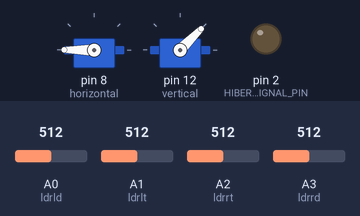
This sketch was run on a simulated Arduino Uno, built with avr-gcc and run on an emulated ATmega328P. Shown: 2 × servo, output pins drawn as LEDs (lit = HIGH). Inputs (shaded band) come from the test bench; at power-on: A0 (ldrld) = 512, A3 (ldrrd) = 512, A1 (ldrlt) = 512, A2 (ldrrt) = 512.

Above: at 3.7 s.
3.8 s: A0 (ldrld) set to 683
5.3 s: A0 (ldrld) set to 709
At 5.46 s:
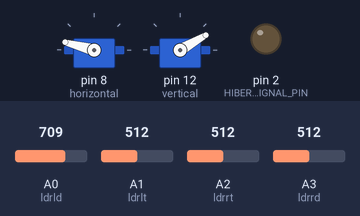
At 7.7 s:
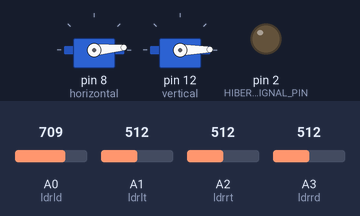
8.3 s: A3 (ldrrd) set to 146
9.8 s: A3 (ldrrd) set to 122
At 11.5 s:
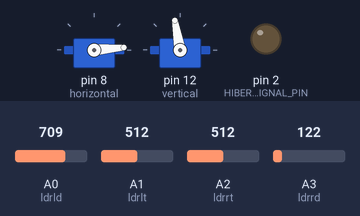
12.3 s: A1 (ldrlt) set to 147
13.8 s: A1 (ldrlt) set to 124
At 13.95 s:
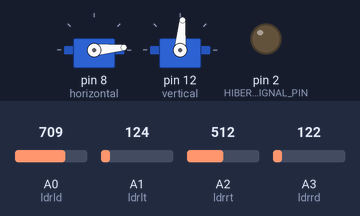
Timing chart, 0 to 16.8 s (numbered marks = the images above; inputs shaded):
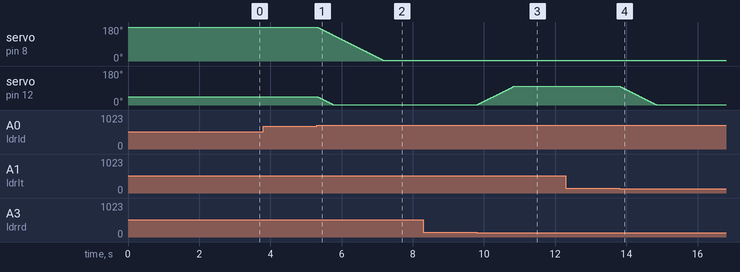

Measured:
- the behaviour switches between 693 and 694 on A0 (ldrld) (found by bisection; images 0 and 1)
- the behaviour switches between 135 and 134 on A3 (ldrrd) (found by bisection; images 2 and 3)
- the behaviour switches between 138 and 137 on A1 (ldrlt) (found by bisection; images 3 and 4)
- after the input at 3.8 s, every drawn part: stays the same
- after the input at 5.3 s, servo on pin 8 (horizontal): moves from 180° to 5° over 1.8 s, starting at once; servo on pin 12 (vertical): moves from 45° to 1° over 0.47 s, starting at once
- after the input at 8.3 s, every drawn part: stays the same
- after the input at 9.8 s, servo on pin 12 (vertical): moves from 1° to 100° over 1.0 s, starting at once
- after the input at 12.3 s, every drawn part: stays the same
- after the input at 13.8 s, servo on pin 12 (vertical): moves from 100° to 1° over 1.0 s, starting at once

The sketch:

Seguidor_de_Luz_V1.1.ino
```cpp
#include <Servo.h>

Servo horizontal; // Horizontal Servo Motor
int servohori = 180;
int servohoriLimitHigh = 175;
int servohoriLimitLow = 5;

Servo vertical; // Vertical Servo Motor
int servovert = 45;
int servovertLimitHigh = 100;
int servovertLimitLow = 1;

// LDR pin connections
int ldrlt = A1; // Bottom Left LDR
int ldrrt = A2; // Bottom Right LDR
int ldrld = A0; // Top Left LDR
int ldrrd = A3; // Top Right LDR

// Pin para la señal de hibernación al ESP32
#define HIBERNATION_SIGNAL_PIN 2

void setup() {
    horizontal.attach(8);
    vertical.attach(12);
    // Configura el pin de señal de hibernación como salida
    pinMode(HIBERNATION_SIGNAL_PIN, OUTPUT);
    horizontal.write(180);
    vertical.write(45);
    delay(2500);
}

void loop() {
    int lt = analogRead(ldrlt); // Top left
    int rt = analogRead(ldrrt); // Top right
    int ld = analogRead(ldrld); // Bottom left
    int rd = analogRead(ldrrd); // Bottom right

    int dtime = 10;
    int tol = 90; // Tolerance value for adjustment

    int avt = (lt + rt) / 2; // Average value of top sensors
    int avd = (ld + rd) / 2; // Average value of bottom sensors
    int avl = (lt + ld) / 2; // Average value of left sensors
    int avr = (rt + rd) / 2; // Average value of right sensors

    int dvert = avt - avd; // Difference between top and bottom
    int dhoriz = avl - avr; // Difference between left and right

    // === Nueva lógica para la hibernación ===
    // Calcula la suma total de las lecturas para detectar la oscuridad
    int totalLight = lt + rt + ld + rd;
    int lightThreshold = 200; // Umbral de luz (ajustable)

    // Si la suma total es menor que el umbral, indica que no hay luz
    if (totalLight < lightThreshold) {
      // Pone el pin D2 en estado ALTO para que el ESP32 entre en hibernación
      digitalWrite(HIBERNATION_SIGNAL_PIN, HIGH);
    } else {
      // Si hay suficiente luz, asegura que el pin D2 esté en estado BAJO
      digitalWrite(HIBERNATION_SIGNAL_PIN, LOW);

      // === Lógica de movimiento del seguidor solar ===
      if (abs(dvert) > tol) {
        if (avt > avd) {
          servovert = ++servovert;
          if (servovert > servovertLimitHigh) servovert = servovertLimitHigh;
        } else {
          servovert = --servovert;
          if (servovert < servovertLimitLow) servovert = servovertLimitLow;
        }
        vertical.write(servovert);
      }

      if (abs(dhoriz) > tol) {
        if (avl > avr) {
          servohori = --servohori;
          if (servohori < servohoriLimitLow) servohori = servohoriLimitLow;
        } else {
          servohori = ++servohori;
          if (servohori > servohoriLimitHigh) servohori = servohoriLimitHigh;
        }
        horizontal.write(servohori);
      }
    }
    delay(dtime);
}
```
